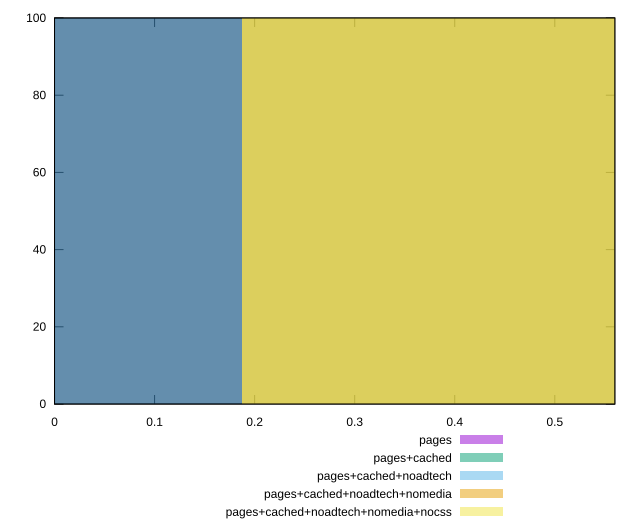

This figure's gnuplot source:
reset

$pages <<EOF
0 100
EOF

$pagesCached <<EOF
0 100
EOF

$pagesCachedNoadtech <<EOF
0.3742058325519992 100
EOF

$pagesCachedNoadtechNomedia <<EOF
0.3742058325519992 100
EOF

$pagesCachedNoadtechNomediaNocss <<EOF
0.3742058325519992 100
EOF

set key outside below
set boxwidth 0.3742058325519992
set xrange [0:0.56]
set yrange [0:100]
set trange [0:100]
set style fill transparent solid 0.5 noborder
set terminal svg size 640, 530 enhanced background rgb 'white'
set output "report_00015_2021-02-09T16-11-33.973Z/uses-text-compression/comparison/histogram/all_score.svg"

plot $pages title "pages" with boxes, \
     $pagesCached title "pages+cached" with boxes, \
     $pagesCachedNoadtech title "pages+cached+noadtech" with boxes, \
     $pagesCachedNoadtechNomedia title "pages+cached+noadtech+nomedia" with boxes, \
     $pagesCachedNoadtechNomediaNocss title "pages+cached+noadtech+nomedia+nocss" with boxes

reset
